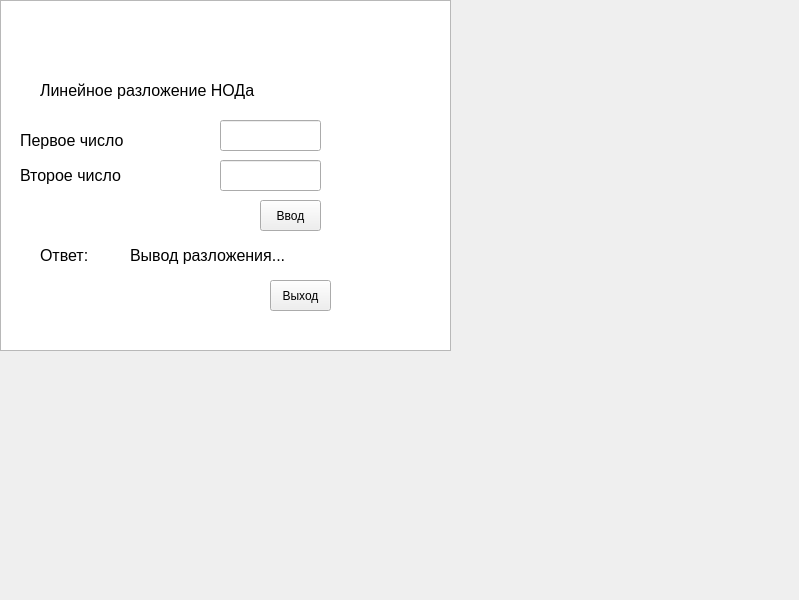
<?xml version="1.0" encoding="UTF-8"?>
<ui version="4.0">
 <class>MainWindow</class>
 <widget class="QMainWindow" name="MainWindow">
  <property name="geometry">
   <rect>
    <x>0</x>
    <y>0</y>
    <width>799</width>
    <height>600</height>
   </rect>
  </property>
  <property name="windowTitle">
   <string>MainWindow</string>
  </property>
  <widget class="QWidget" name="centralwidget">
   <widget class="QListWidget" name="listWidget">
    <property name="enabled">
     <bool>true</bool>
    </property>
    <property name="geometry">
     <rect>
      <x>0</x>
      <y>0</y>
      <width>451</width>
      <height>351</height>
     </rect>
    </property>
   </widget>
   <widget class="QPushButton" name="input">
    <property name="geometry">
     <rect>
      <x>260</x>
      <y>200</y>
      <width>61</width>
      <height>31</height>
     </rect>
    </property>
    <property name="text">
     <string>Ввод</string>
    </property>
   </widget>
   <widget class="QLabel" name="first_num">
    <property name="geometry">
     <rect>
      <x>20</x>
      <y>125</y>
      <width>181</width>
      <height>31</height>
     </rect>
    </property>
    <property name="text">
     <string>&lt;html&gt;&lt;head/&gt;&lt;body&gt;&lt;p&gt;&lt;span style=&quot; font-size:12pt;&quot;&gt;Первое число&lt;/span&gt;&lt;/p&gt;&lt;/body&gt;&lt;/html&gt;</string>
    </property>
    <property name="buddy">
     <cstring>first_space</cstring>
    </property>
   </widget>
   <widget class="QLineEdit" name="first_space">
    <property name="geometry">
     <rect>
      <x>220</x>
      <y>120</y>
      <width>101</width>
      <height>31</height>
     </rect>
    </property>
    <property name="whatsThis">
     <string>&lt;html&gt;&lt;head/&gt;&lt;body&gt;&lt;p&gt;&lt;br/&gt;&lt;/p&gt;&lt;/body&gt;&lt;/html&gt;</string>
    </property>
   </widget>
   <widget class="QLineEdit" name="second_space">
    <property name="geometry">
     <rect>
      <x>220</x>
      <y>160</y>
      <width>101</width>
      <height>31</height>
     </rect>
    </property>
   </widget>
   <widget class="QLabel" name="second_num">
    <property name="geometry">
     <rect>
      <x>20</x>
      <y>160</y>
      <width>181</width>
      <height>31</height>
     </rect>
    </property>
    <property name="text">
     <string>&lt;html&gt;&lt;head/&gt;&lt;body&gt;&lt;p&gt;&lt;span style=&quot; font-size:12pt;&quot;&gt;Второе число&lt;/span&gt;&lt;/p&gt;&lt;/body&gt;&lt;/html&gt;</string>
    </property>
    <property name="buddy">
     <cstring>second_space</cstring>
    </property>
   </widget>
   <widget class="QLabel" name="answer">
    <property name="geometry">
     <rect>
      <x>40</x>
      <y>240</y>
      <width>121</width>
      <height>31</height>
     </rect>
    </property>
    <property name="text">
     <string>&lt;html&gt;&lt;head/&gt;&lt;body&gt;&lt;p&gt;&lt;span style=&quot; font-size:12pt;&quot;&gt;Ответ:&lt;/span&gt;&lt;/p&gt;&lt;/body&gt;&lt;/html&gt;</string>
    </property>
   </widget>
   <widget class="QPushButton" name="cancel">
    <property name="geometry">
     <rect>
      <x>270</x>
      <y>280</y>
      <width>61</width>
      <height>31</height>
     </rect>
    </property>
    <property name="text">
     <string>Выход</string>
    </property>
    <property name="checkable">
     <bool>false</bool>
    </property>
   </widget>
   <widget class="QLabel" name="headline">
    <property name="geometry">
     <rect>
      <x>40</x>
      <y>75</y>
      <width>391</width>
      <height>31</height>
     </rect>
    </property>
    <property name="text">
     <string>&lt;html&gt;&lt;head/&gt;&lt;body&gt;&lt;p&gt;&lt;span style=&quot; font-size:12pt;&quot;&gt;Линейное разложение НОДа&lt;/span&gt;&lt;/p&gt;&lt;/body&gt;&lt;/html&gt;</string>
    </property>
   </widget>
   <widget class="QLabel" name="output">
    <property name="geometry">
     <rect>
      <x>130</x>
      <y>240</y>
      <width>261</width>
      <height>31</height>
     </rect>
    </property>
    <property name="text">
     <string>&lt;html&gt;&lt;head/&gt;&lt;body&gt;&lt;p&gt;&lt;span style=&quot; font-size:12pt;&quot;&gt;Вывод разложения...&lt;/span&gt;&lt;/p&gt;&lt;/body&gt;&lt;/html&gt;</string>
    </property>
   </widget>
  </widget>
 </widget>
 <tabstops>
  <tabstop>first_space</tabstop>
  <tabstop>second_space</tabstop>
  <tabstop>input</tabstop>
  <tabstop>cancel</tabstop>
  <tabstop>listWidget</tabstop>
 </tabstops>
 <resources/>
 <connections/>
</ui>
